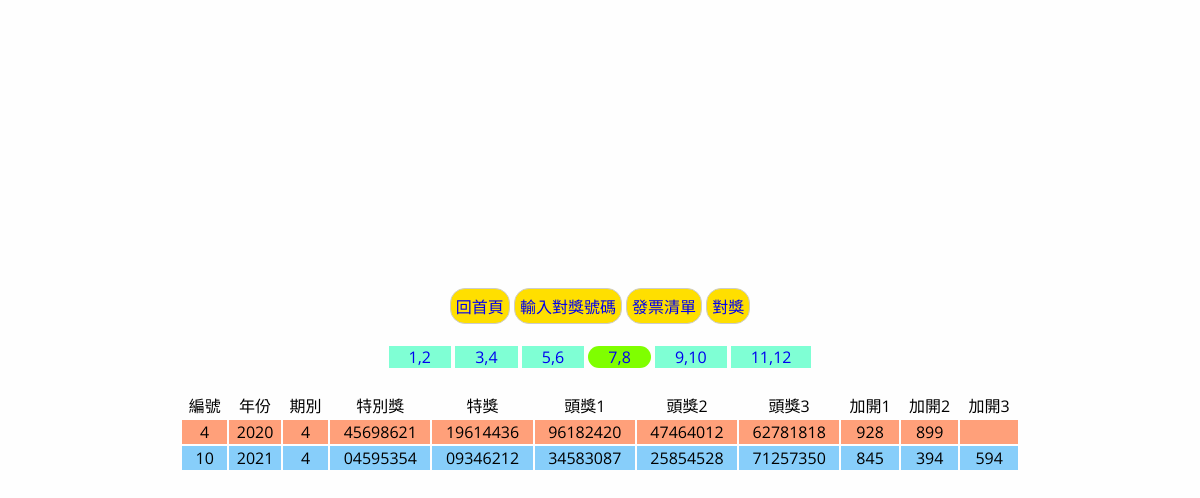
The app's page /query.php?code=4 with its own data.
### tables this page shows
CREATE TABLE `award` (
  `id` int(10) UNSIGNED NOT NULL,
  `year` int(4) UNSIGNED NOT NULL,
  `period` int(1) UNSIGNED NOT NULL,
  `super` int(8) UNSIGNED NOT NULL,
  `special` int(8) UNSIGNED NOT NULL,
  `top1` int(8) UNSIGNED NOT NULL,
  `top2` int(8) UNSIGNED NOT NULL,
  `top3` int(8) UNSIGNED NOT NULL,
  `other1` int(3) UNSIGNED NOT NULL,
  `other2` int(3) UNSIGNED DEFAULT NULL,
  `other3` int(3) UNSIGNED DEFAULT NULL
);

### query.php (the view, shortened to what this page needs)
<!DOCTYPE html>
<html lang="zh-TW">
<head>
    <link rel=stylesheet href="./css/style.css">
    <?php
      include "./h/db.php";
    ?>
</head>
<body>
<?php
        $key = ["id", "year", "period", "super", "special", "top1", "top2", "top3", "other1", "other2", "other3"];
        $tit = ["編號", "年份", "期別", "特別獎", "特獎", "頭獎1", "頭獎2", "頭獎3", "加開1", "加開2", "加開3"];
        $period = ceil(date("n") / 2);
        if (!empty($_GET["code"])) {
            $period = $_GET["code"];
        }
    ?>
    <div class="cent">
        <div>
            <a class="hear" href="./index.php">回首頁</a>
            <a class="hear" href="./invoice.php">輸入對獎號碼</a>
            <a class="hear" href="./list.php">發票清單</a>
            <a class="hear" href="./award.php">對獎</a>
        </div>
        <br>
        <div>
            <a class="mon <?=($period==1)?'nowmon':'';?>" href="./query.php?code=1">1,2</a>
            <a class="mon <?=($period==2)?'nowmon':'';?>" href="./query.php?code=2">3,4</a>
            <a class="mon <?=($period==3)?'nowmon':'';?>" href="./query.php?code=3">5,6</a>
            <a class="mon <?=($period==4)?'nowmon':'';?>" href="./query.php?code=4">7,8</a>
            <a class="mon <?=($period==5)?'nowmon':'';?>" href="./query.php?code=5">9,10</a>
            <a class="mon <?=($period==6)?'nowmon':'';?>" href="./query.php?code=6">11,12</a>
        </div>
        <br>
        <?php
            $sql = "select * from `award` where `period` = $period order by `year` asc";
            $dbdata = $pdo->query($sql);
            if (!$dbdata) {
                echo "<pre>";print_r($pdo->errorInfo());"</pre>";
                echo "<br>".$sql;
            } else {
                echo "<table class='tb1'>";
                echo "<tr>";
                for($i = 0; $i < sizeof($key); $i++) {
                    echo "<td>";
                    echo $tit[$i];
                    echo "</td>";
                }
                echo "</tr>";
                foreach($dbdata as $val) {
                    echo "<tr>";
                    for($i = 0; $i < sizeof($key); $i++) {
                        echo "<td>";
                        if (($key[$i] == "other1") || ($key[$i] == "other2") || ($key[$i] == "other3")) {
                            if ($val[$key[$i]] != 0) {
                                echo sprintf("%03d", $val[$key[$i]]);
                            } else {
                                echo "";
                            }
                        } else {
                            if (($key[$i] == "super") || ($key[$i] == "special") || ($key[$i] == "top1")
                                || ($key[$i] == "top2") || ($key[$i] == "top3")) {
                                echo sprintf("%08d", $val[$key[$i]]);
                            } else {
                                echo $val[$key[$i]];
                            }
                        }
                        echo "</td>";
                    }
                    echo "</tr>";
                }
                echo "</table>";
            }
        ?>
    </div>
</body>
</html>

### css/style.css (style rules this page uses)
body { margin : 0; font-family: 'Open Sans', Arial, 'Noto Sans TC', 'Microsoft JhengHei', sans-serif; background: #fefefe; }
.hear { padding: 5px; border: 1px solid #ccc; border-radius: 15px; background: rgb(255, 223, 0); }
.cent { display : flex; flex-flow: column; justify-content: center; align-items: center; height: 95vh; }
a { display: inline-block; text-decoration: none; }
table { text-align: center; width: 100%; }
.tb1 { width: 70%; }
tr:nth-child(even) { background: lightsalmon; }
tr:not(:first-child) + tr:nth-child(odd) { background: lightskyblue ; }
.mon { padding: 0 20px; background-color: aquamarine; }
.nowmon { border-radius: 15px; background: chartreuse; }

### records on screen
award: id "4", year "2020", period "4", super "45698621", special "19614436", top1 "96182420", top2 "47464012", top3 "62781818", other1 "928", other2 "899"
award: id "10", year "2021", period "4", super "04595354", special "09346212", top1 "34583087", top2 "25854528", top3 "71257350", other1 "845", other2 "394", other3 "594"

### other values on screen
$tit[$i] "編號"
$tit[$i] "年份"
$tit[$i] "期別"
$tit[$i] "特別獎"
$tit[$i] "特獎"
$tit[$i] "頭獎1"
$tit[$i] "頭獎2"
$tit[$i] "頭獎3"
$tit[$i] "加開1"
$tit[$i] "加開2"
$tit[$i] "加開3"
